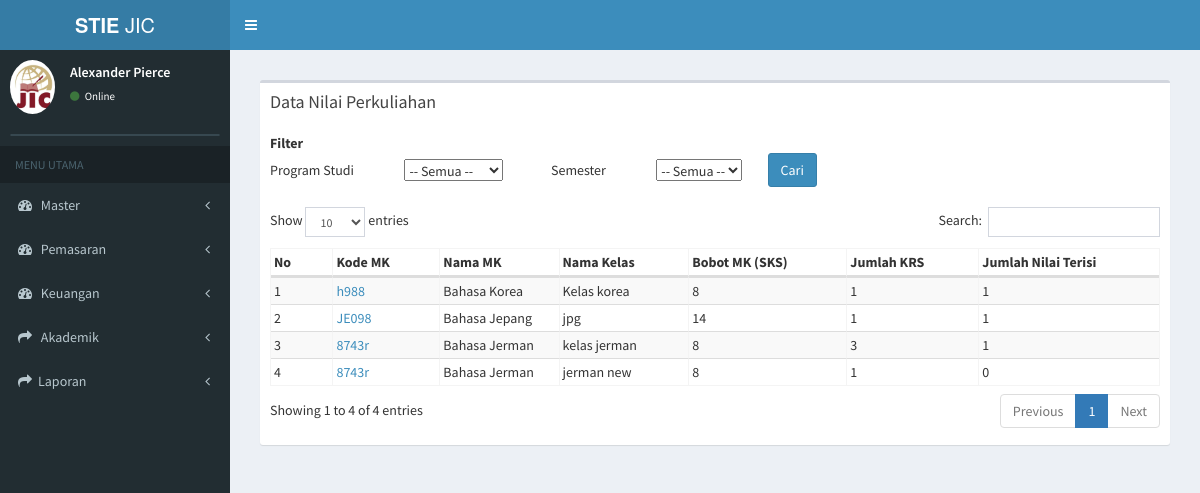
The app's page /index.php/nilai_perkuliahan, older data.
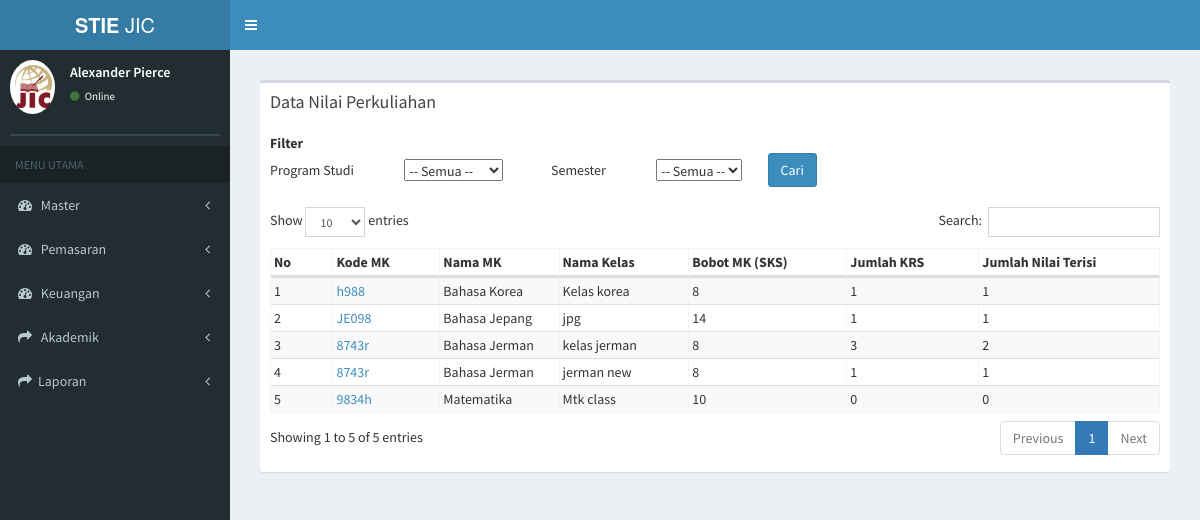
The same page, newer data.
### tables this page shows
CREATE TABLE `tb_kp` (
  `id_kp` varchar(11) NOT NULL,
  `nama_kelas` varchar(50) NOT NULL,
  `id_prodi` varchar(7) NOT NULL,
  `id_periode` varchar(5) NOT NULL,
  `id_detail_kurikulum` varchar(4) NOT NULL,
  `bahasan` text NOT NULL,
  `tgl_mulai` date NOT NULL,
  `tgl_akhir` date NOT NULL
);

CREATE TABLE `tb_matkul` (
  `kode_matkul` varchar(50) NOT NULL,
  `nama_matkul` varchar(100) NOT NULL,
  `id_prodi` varchar(10) NOT NULL,
  `jenis_matkul` varchar(20) NOT NULL,
  `bobot_matkul` int(11) NOT NULL,
  `bobot_praktikum` int(11) NOT NULL,
  `bobot_tatap_muka` int(11) NOT NULL,
  `bobot_praktik_lapangan` int(11) NOT NULL,
  `bobot_simulasi` int(11) NOT NULL,
  `metode_pembelajaran` varchar(100) NOT NULL,
  `tanggal_mulai` date NOT NULL,
  `tanggal_akhir` date NOT NULL
);

### application/controllers/nilai_perkuliahan.php (called while the page is built, shortened)
<?php
class Nilai_perkuliahan extends CI_Controller {
	public function __construct()
	{
		$this->load->model('kelas_perkuliahan_model');
		$this->load->model('daftar_ulang_model');
		$this->load->model('finance_model');
		$this->load->model('nilai_perkuliahan_model');
	}
	public function index(){
				$data['getProdi'] = $this->daftar_ulang_model->getProdi();
				$data['getPeriode'] = $this->daftar_ulang_model->getPeriode();
				$data['kp'] = $this->kelas_perkuliahan_model->data_kp();
				$data['main_view'] = 'Nilai_perkuliahan/nilai_perkuliahan_view';
				$this->load->view('template', $data);
	}
}

### index.php (called while the page is built, shortened)
<?php
require_once BASEPATH.'core/CodeIgniter.php';

### application/models/kelas_perkuliahan_model.php (called while the page is built, shortened)
<?php
class Kelas_perkuliahan_model extends CI_Model {
	public function data_kp(){
		$this->db->select('*');
		 $this->db->from('tb_kp');
		 $this->db->join('tb_prodi','tb_prodi.id_prodi=tb_kp.id_prodi');
     $this->db->join('tb_periode','tb_periode.id_periode=tb_kp.id_periode');
     $this->db->join('tb_detail_kurikulum','tb_detail_kurikulum.id_detail_kurikulum=tb_kp.id_detail_kurikulum');
     $this->db->join('tb_matkul','tb_matkul.kode_matkul=tb_detail_kurikulum.kode_matkul');
		 $query = $this->db->get();
		 return $query->result();
	}
}

### application/views/Nilai_perkuliahan/nilai_perkuliahan_view.php (the view, shortened to what this page needs)
<section class="content">
  <div class="row">
    <div class="col-xs-12">
      <div class="box">
        <div class="box-header">
          <h3 class="box-title">Data Nilai Perkuliahan</h3>
        </div>
        <div class="box-body">
          <table class="">
            <tbody>
              <form method="get" action="<?php echo base_url("nilai_perkuliahan/filter_kp/")?>">
              <tr>
                <th>Filter</th>
              </tr>
              <tr>
                <td>Program Studi</td>
                <td>&nbsp;&nbsp;&nbsp;&nbsp;&nbsp;&nbsp;&nbsp;&nbsp;&nbsp;&nbsp;&nbsp;&nbsp;&nbsp;&nbsp;&nbsp;&nbsp;&nbsp;
                  <select name="id_prodi" onchange="return get_prodi_periode2(this.value)">
                    <option value="">-- Semua --</option>
                  </select>
                </td>
                <td>&nbsp;&nbsp;&nbsp;&nbsp;&nbsp;&nbsp;&nbsp;&nbsp;&nbsp;&nbsp;&nbsp;&nbsp;&nbsp;&nbsp;&nbsp;&nbsp;&nbsp;Semester</td>
                <td>&nbsp;&nbsp;&nbsp;&nbsp;&nbsp;&nbsp;&nbsp;&nbsp;&nbsp;&nbsp;&nbsp;&nbsp;&nbsp;&nbsp;&nbsp;&nbsp;&nbsp;
                  <select name="id_periode" id="id_periode2">
                    <option value="">-- Semua --</option>
                  </select>
                </td>
                <td>
                  &nbsp;&nbsp;&nbsp;&nbsp;&nbsp;&nbsp;&nbsp;&nbsp;&nbsp;<input type="submit" class="btn btn-primary" value="Cari">
                </td>
              </tr>
            </tbody>
          </table>
           <br>
          <table id="example3" class="table2 table-bordered table-striped">
            <thead>
            <tr>
              <th>No</th>
              <th>Kode MK</th>
              <th>Nama MK</th>
              <th>Nama Kelas</th>
              <th>Bobot MK (SKS)</th>
              <th>Jumlah KRS</th>
              <th>Jumlah Nilai Terisi</th>
            </tr>
            </thead>
            <tbody>
            <?php
            $no = 0;
            foreach ($kp as $data) {
              $total_mahasiswa = $this->db->query("SELECT count(*) AS total FROM tb_kelas_mhs WHERE id_kp = '$data->id_kp'")->row();
              $total_nilai = $this->db->query("SELECT count(*) AS total FROM tb_kelas_mhs WHERE nilai_d != 0 AND id_kp = '$data->id_kp'")->row();
              echo '
            <tr>
              <td>'.++$no.'</td>
              <td><a href="'.base_url('nilai_perkuliahan/detail_nilai/'.$data->id_kp).'">'.$data->kode_matkul.'</a></td>
              <td>'.$data->nama_matkul.'</td>
              <td>'.$data->nama_kelas.'</td>
              <td>'.$data->bobot_matkul.'</td>
              <td>'.$total_mahasiswa->total.'</td>
              <td>'.$total_nilai->total.'</td>
              </tr>
            ' ;
          }
          ?>
            </tbody>
          </table>
        </div>
      </div>
    </div>
  </div>
</section>

### application/views/template.php (shortened to what this page needs)
<!DOCTYPE html>
<html>
<head>
  <link rel="stylesheet" href="<?php echo base_url(); ?>assets/css/bootstrap.min.css">
  <link rel="stylesheet" href="https://cdnjs.cloudflare.com/ajax/libs/font-awesome/4.5.0/css/font-awesome.min.css">
  <link rel="stylesheet" href="https://cdnjs.cloudflare.com/ajax/libs/ionicons/2.0.1/css/ionicons.min.css">
  <link rel="stylesheet" href="<?php echo base_url(); ?>assets/dist/css/AdminLTE.min.css">
  <link rel="stylesheet" href="<?php echo base_url(); ?>assets/dist/css/skins/_all-skins.min.css">
  <link rel="stylesheet" href="<?php echo base_url(); ?>assets/plugins/select2/select2.min.css">
  <link rel="stylesheet" href="<?php echo base_url(); ?>assets/css/styleku.css">
  <link rel="stylesheet" href="<?php echo base_url(); ?>assets/plugins/datatables/dataTables.bootstrap.css">
</head>
<body class="hold-transition skin-blue sidebar-mini">
<div class="wrapper">
  <header class="main-header">
    <a href="../../index2.html" class="logo">
      <span class="logo-lg"><b>STIE </b>JIC</span>
    </a>
    <nav class="navbar navbar-static-top">
      <a href="#" class="sidebar-toggle" data-toggle="offcanvas" role="button">
      </a>
    </nav>
  </header>
  <aside class="main-sidebar">
    <section class="sidebar">
      <div class="user-panel">
        <div class="pull-left image">
          <img src="<?php echo base_url(); ?>/assets/img/jic.png" class="img-circle" alt="User Image">
        </div>
        <div class="pull-left info">
          <p>Alexander Pierce</p>
          <a href="#"><i class="fa fa-circle text-success"></i> Online</a>
        </div>
      </div>
      <form action="#" method="get" class="sidebar-form">
      </form>
      <ul class="sidebar-menu">
        <li class="header">MENU UTAMA</li>
        <li class="treeview">
          <a href="#">
            <i class="fa fa-dashboard"></i> <span>Master</span>
            <span class="pull-right-container">
              <i class="fa fa-angle-left pull-right"></i>
            </span>
          </a>
        </li>
        <li class="treeview">
          <a href="#">
            <i class="fa fa-dashboard"></i> <span> Pemasaran </span>
            <span class="pull-right-container">
              <i class="fa fa-angle-left pull-right"></i>
            </span>
          </a>
        </li>
        <li class="treeview">
          <a href="#">
            <i class="fa fa-dashboard"></i> <span> Keuangan </span>
            <span class="pull-right-container">
              <i class="fa fa-angle-left pull-right"></i>
            </span>
          </a>
        </li>
         <li class="treeview">
          <a href="#">
            <i class="fa fa-share"></i> <span>Akademik</span>
            <span class="pull-right-container">
              <i class="fa fa-angle-left pull-right"></i>
            </span>
          </a>
        </li>
        <li class="treeview">
              <a href="#"><i class="fa fa-share"></i>Laporan
                <span class="pull-right-container">
                  <i class="fa fa-angle-left pull-right"></i>
                </span>
              </a>
            </li>
      </ul>
    </section>
  </aside>
  <div class="content-wrapper">
    <section class="content">
      <?php $this->load->view($main_view); ?>
    </section>
  </div>
    </div>
</body>
</html>

### assets/css/styleku.css (style rules this page uses)
.table2 { width: 100%; max-width: 100%; margin-bottom: 20px; }
.table2 > thead > tr > th, .table2 > tbody > tr > th, .table2 > tfoot > tr > th, .table2 > thead > tr > td, .table2 > tbody > tr > td, .table2 > tfoot > tr > td { padding: 3px; line-height: 1.42857143; vertical-align: top; border-top: 1px solid #ddd; }
.table2 > thead > tr > th { vertical-align: bottom; border-bottom: 2px solid #ddd; }
.table2 > caption + thead > tr:first-child > th, .table2 > colgroup + thead > tr:first-child > th, .table2 > thead:first-child > tr:first-child > th, .table2 > caption + thead > tr:first-child > td, .table2 > colgroup + thead > tr:first-child > td, .table2 > thead:first-child > tr:first-child > td { border-top: 0; }

### application/views/template.php (style rules this page uses)
a { position: relative; display: inline-block; }

Row changes from the older to the newer data that the page shows:
computed for tb_kp "kelas jerman": total "1" → "2"
computed for tb_kp "jerman new": total "0" → "1"
added tb_kp: tb_matkul.kode_matkul "9834h", tb_matkul.nama_matkul "Matematika", nama_kelas "Mtk class", tb_matkul.bobot_matkul "10", total "0"
Text that changed along with them:
text written by a page script: "Show entries Search: Showing 1 to 4 of 4 entries Previous 1 Next" → "Show entries Search: Showing 1 to 5 of 5 entries Previous 1 Next"
